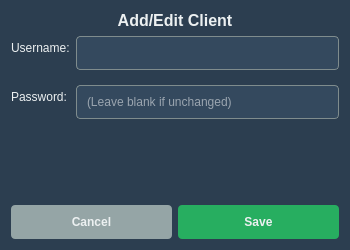
<?xml version="1.0" encoding="UTF-8"?>
<ui version="4.0">
 <class>ClientFormDialog</class>
 <widget class="QDialog" name="ClientFormDialog">
  <property name="geometry">
   <rect>
    <x>0</x>
    <y>0</y>
    <width>350</width>
    <height>250</height>
   </rect>
  </property>
  <property name="windowTitle">
   <string>Client Details</string>
  </property>
  <property name="styleSheet">
   <string notr="true">
    QWidget {
        background-color: #2c3e50;
        color: #ecf0f1;
        font-family: 'Segoe UI', sans-serif;
    }
    QLineEdit {
        background-color: #34495e;
        border: 1px solid #7f8c8d;
        border-radius: 4px;
        padding: 8px;
        color: white;
    }
    QPushButton {
        background-color: #27ae60;
        border: none;
        border-radius: 4px;
        padding: 10px;
        font-weight: bold;
    }
    QPushButton:hover {
        background-color: #2ecc71;
    }
    QPushButton#cancel_button {
        background-color: #95a5a6;
    }
    QPushButton#cancel_button:hover {
        background-color: #7f8c8d;
    }
   </string>
  </property>
  <layout class="QVBoxLayout" name="verticalLayout">
   <item>
    <widget class="QLabel" name="form_title">
     <property name="font">
      <font>
       <pointsize>12</pointsize>
       <bold>true</bold>
      </font>
     </property>
     <property name="text">
      <string>Add/Edit Client</string>
     </property>
     <property name="alignment">
      <set>Qt::AlignCenter</set>
     </property>
    </widget>
   </item>
   <item>
    <layout class="QFormLayout" name="formLayout">
     <property name="verticalSpacing">
      <number>15</number>
     </property>
     <item row="0" column="0">
      <widget class="QLabel" name="label">
       <property name="text">
        <string>Username:</string>
       </property>
      </widget>
     </item>
     <item row="0" column="1">
      <widget class="QLineEdit" name="username_input"/>
     </item>
     <item row="1" column="0">
      <widget class="QLabel" name="label_2">
       <property name="text">
        <string>Password:</string>
       </property>
      </widget>
     </item>
     <item row="1" column="1">
      <widget class="QLineEdit" name="password_input">
       <property name="echoMode">
        <enum>QLineEdit::Password</enum>
       </property>
       <property name="placeholderText">
        <string>(Leave blank if unchanged)</string>
       </property>
      </widget>
     </item>
    </layout>
   </item>
   <item>
    <spacer name="verticalSpacer">
     <property name="orientation">
      <enum>Qt::Vertical</enum>
     </property>
     <property name="sizeHint" stdset="0">
      <size>
       <width>20</width>
       <height>40</height>
      </size>
     </property>
    </spacer>
   </item>
   <item>
    <layout class="QHBoxLayout" name="horizontalLayout">
     <item>
      <widget class="QPushButton" name="cancel_button">
       <property name="text">
        <string>Cancel</string>
       </property>
      </widget>
     </item>
     <item>
      <widget class="QPushButton" name="save_button">
       <property name="text">
        <string>Save</string>
       </property>
      </widget>
     </item>
    </layout>
   </item>
  </layout>
 </widget>
 <resources/>
 <connections/>
</ui>
